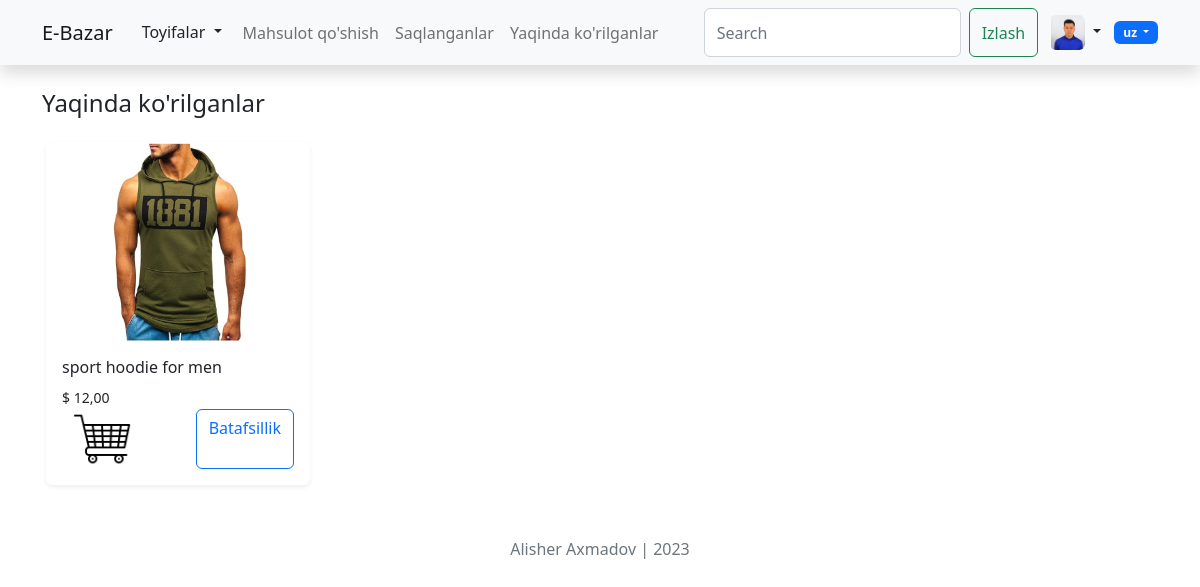
Screenshot of /uz/ (signed in) with the database file from the repository.
### users/models.py (models this page shows, shortened)
class CustomUser(AbstractUser):
    phone_number = models.CharField(max_length=17)
    tg_username = models.CharField(max_length=150)
    avatar = models.ImageField(upload_to='avatars/', default='avatars/default.png')

### products/models.py (models this page shows, shortened)
class Product(models.Model):
    author = models.ForeignKey(CustomUser, on_delete=models.CASCADE)
    category = models.ForeignKey(Category, on_delete=models.CASCADE)
    title = models.CharField(max_length=150)
    description = models.TextField()
    price =  models.DecimalField(max_digits=10000000, decimal_places=2)
    address = models.CharField(max_length=150)
    phone_number = models.CharField(max_length=17)
    tg_username = models.CharField(max_length=100)
    date = models.DateTimeField(auto_now_add=True)
    class Meta:
        ordering = ('-id',)

class ProductImage(models.Model):
    product = models.ForeignKey(Product, on_delete=models.CASCADE)
    image = models.ImageField(upload_to='product_images')

### main/views.py (the view)
# urls.py: path('', IndexView.as_view(), name='index'),
class IndexView(View):
    def get(self, request):
        products = Product.objects.all()
        q = request.GET.get('q', '')
        if q:
            products = products.filter(title__icontains=q)
        return render(request, "index.html", {'products': products})

### main/views.py (called while the page is built)
def for_all_pages(request):
    categories = Category.objects.all()
    return {"categories": categories}

### templates/index.html (shortened to what this page needs)
{% extends "base.html" %}
{% load i18n %}
{% block content %}
   <div class="container">
    <div class=" w-100 mt-4">
        <h4 class="d-block" >{% trans "Recently Products" %}</h4>
        <div class="d-flex flex-wrap justify-content-between">
            {% for i in products %}
            <div class="card border border-0 shadow-sm d-inline-block m-1 mt-3" style="width: 16.5rem;" >
                {% if i.productimage_set.exists %}
                <img height="200" class=" card-img-top" src="{{i.productimage_set.all.first.image.url}}" alt="">
                {% else %}
                <img height="200" class=" card-img-top" src="images/14pro2.jfif" alt="">
                {% endif %}
                <div class="card-body">
                    <h6 class="align-center card-title">{{i.title}}</h6>
                    <span class="center card-text"><small>$ {{i.price}}</small></span>
                    <div class="buttons d-flex flex-wrap justify-content-between ">
                        <a href="{% url 'users:addremovesaved' i.id %}"> <img src="media/avatars/basket.png"  alt="Basket" width="80" height="60"> </a>
                        <a href="{% url 'products:detail' i.id %}" class="btn btn-outline-primary" >{% trans "Details" %}</a>
                    </div>
                </div>
            </div>
            {% endfor %}
        </div>
    </div>
</div>
{% endblock content %}

### templates/base.html (shortened to what this page needs)
{% load static %}
{% load i18n %}
<!DOCTYPE html>
<html lang="en">
<head>
    <link rel="stylesheet" type="text/css" href="{% static 'styles.css' %}">
    <link rel="stylesheet" href="https://cdn.jsdelivr.net/npm/bootstrap-icons@1.3.0/font/bootstrap-icons.css">
</head>
<body>
    <nav class="shadow navbar navbar-expand-lg bg-light">
        <div class="container">
          <a class="navbar-brand" href="/">E-Bazar</a>
          <div class="collapse navbar-collapse" id="navbarContent">
            <ul class="navbar-nav me-auto mb-2 mb-lg-0">
              <li class="nav-tem">
                <div class="btn-group">
                  <button type="button" class="btn  dropdown-toggle" data-bs-toggle="dropdown" data-bs-display="static" aria-expanded="false">
                    {% trans "Categories" %}
                  </button>
                </div>
              </li>
              <li class="nav-item">
                <a class="nav-link" href="{% url 'products:new' %}"> {% trans 'Add Product' %} </a>
              </li>
              <li class="nav-item">
                <a class="nav-link" href="{% url 'users:saveds' %}">{% trans 'Saveds' %}</a>
              </li>
              <li class="nav-item">
                <a class="nav-link" href="{% url 'users:recently_viewed' %}">{% trans 'Recently Viewed' %}</a>
              </li>
            </ul>
              <div class="btn-group">
                <form class="d-flex " role="search">
                  <input class="form-control me-2" name="q" type="search" placeholder="Search" aria-label="Search">
                  <button class="btn btn-outline-success" type="submit">{% trans 'Search' %}</button>
                </form>
                {% if request.user.is_authenticated %}
                <button type="button" class="btn  dropdown-toggle" data-bs-toggle="dropdown" data-bs-display="static" aria-expanded="false">
                  <img src="{{ request.user.avatar.url }}" width="35" height="35" class=" rounded" alt="">
                </button>
                {% else %}
                <a href="{% url 'login' %}" class="btn btn-primary">{% trans "Login" %}</a>
                <a href="{% url 'users:signup' %}" class="btn btn-primary">{% trans "SignUp" %}</a>
                {% endif %}
              </div>
          </div>
            <div class="btn-group">
              {% get_current_language as current_language %}
              {% get_available_languages as available_languages %}
              {% get_language_info_list for available_languages as langs %}
              <button class="btn badge bg-primary dropdown-toggle" type="button" data-bs-toggle="dropdown" aria-expanded="false">
                  {{ current_language }}
              </button>
          </div>
        </div>
    </nav>
   {% block content %}
   {% endblock content %}
    <div class="footer m-5 mb-3 ">
        <center class="text-muted" >Alisher Axmadov | 2023</center>
    </div>
</body>
</html>

### templates/base.html (style rules this page uses)
img { object-fit: contain; }

### rows the page displays
CustomUser: user.avatar (picture)
Product: productimage_set.all.first.image (picture), title "sport hoodie for men", price "12,00"

### other values shown
{{ current_language }} "uz"
